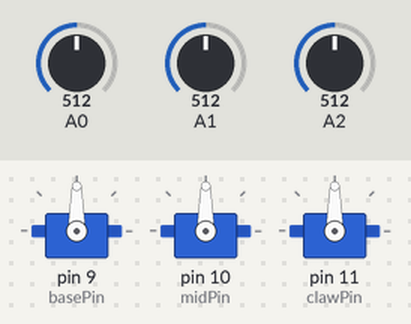
The sketch below on a simulated Arduino Uno, built with avr-gcc and run on an emulated ATmega328P. Shown: 3 × servo. Inputs (shaded band) come from the test bench; at power-on: A0 = 512, A1 = 512, A2 = 512.

Above: at 1.2 s.
1.3 s: A0 set to 716
At 2.2 s:
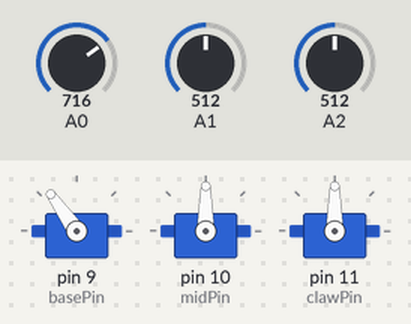
2.8 s: A1 set to 716
At 3.3 s:
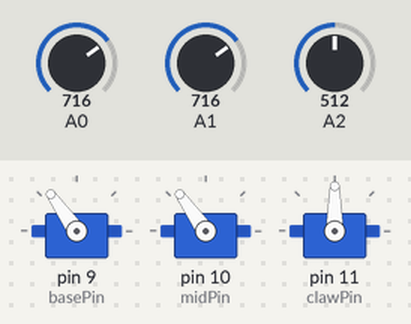
4.3 s: A2 set to 716
At 5.5 s:
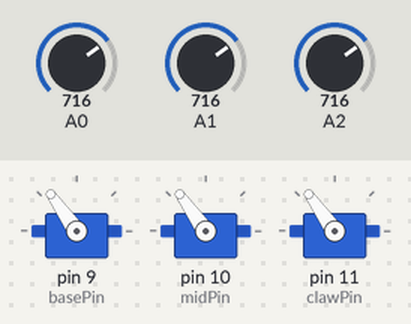
5.8 s: A0 set to 900
At 6.8 s:
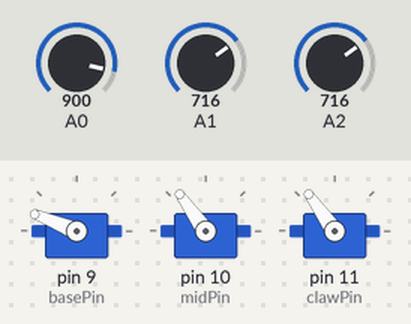
7.3 s: A1 set to 900
At 7.9 s:
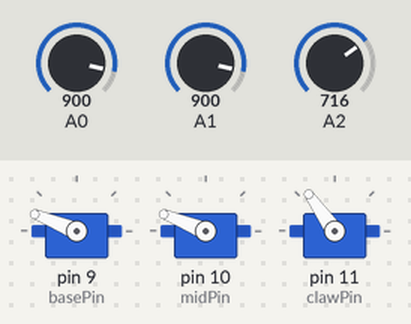
8.8 s: A2 set to 900
At 10.2 s:
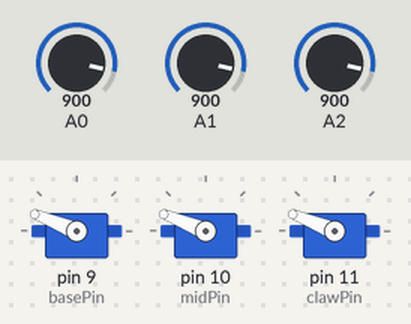
Timing chart, 0 to 11.3 s (numbered marks = the images above; inputs shaded):
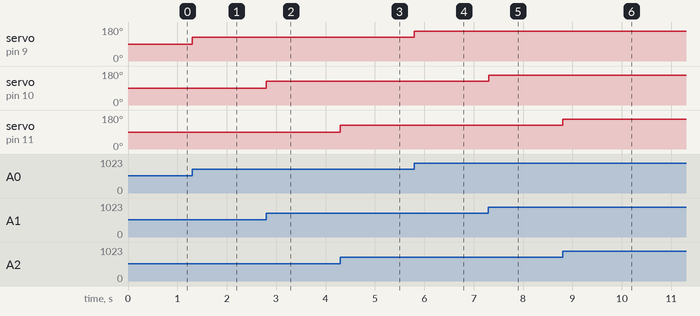

Measured:
- after the input at 1.3 s, servo on pin 9 (basePin): 90° → 125° at once
- after the input at 2.8 s, servo on pin 10 (midPin): 90° → 125° at once
- after the input at 4.3 s, servo on pin 11 (clawPin): 90° → 125° at once
- after the input at 5.8 s, servo on pin 9 (basePin): 125° → 158° at once
- after the input at 7.3 s, servo on pin 10 (midPin): 125° → 158° at once
- after the input at 8.8 s, servo on pin 11 (clawPin): 125° → 158° at once

The sketch:

Lesson5_Analog_Control_Challenge3.ino
```cpp
//If you have completed the previous lesson, variables and voidSetup() is identical.  Code discussion is resumed in voidLoop.

#include <Servo.h>

bool button1;
bool button2;
bool button3;
bool button4;
bool button5;
bool button6;

int basePin = 9;
int midPin = 10;
int clawPin = 11;

float basePosition = 0;
int midPosition = 0;
int clawPosition = 135;

  int basePot;          //Variable for our base potentiometer value
  int midPot;           //Variable for our mid potentiometer value
  int clawPot;          //Variable for our claw potentiometer value

Servo base;
Servo mid;
Servo claw;


void setup() {
  for (int i=2; i<8; i++){
    pinMode(i, INPUT);
  }

  pinMode(basePin, OUTPUT);
 pinMode(midPin, OUTPUT);
 pinMode(clawPin, OUTPUT);

base.attach(basePin);
mid.attach(midPin);
claw.attach(clawPin);

  base.write(basePosition);
  mid.write(midPosition);
  claw.write(clawPosition);


 Serial.begin(9600);
}

void loop() {
  analogCheckInput();                             //Like the function in the previous lesson, this is used to call three lines of code, checking the values of our three potentiometers.
  basePosition = map(basePot, 0, 1023, 0, 180);   //This is the map function discussed in the lesson.
  midPosition = map(midPot, 0, 1023, 0, 180);
  clawPosition = map(clawPot, 0, 1023, 0, 180);

  base.write(basePosition);
  mid.write(midPosition);
  claw.write(clawPosition);
}


//Functions
void analogCheckInput(){
  basePot = analogRead(A0);
  midPot = analogRead(A1);
  clawPot = analogRead(A2);
}
```
